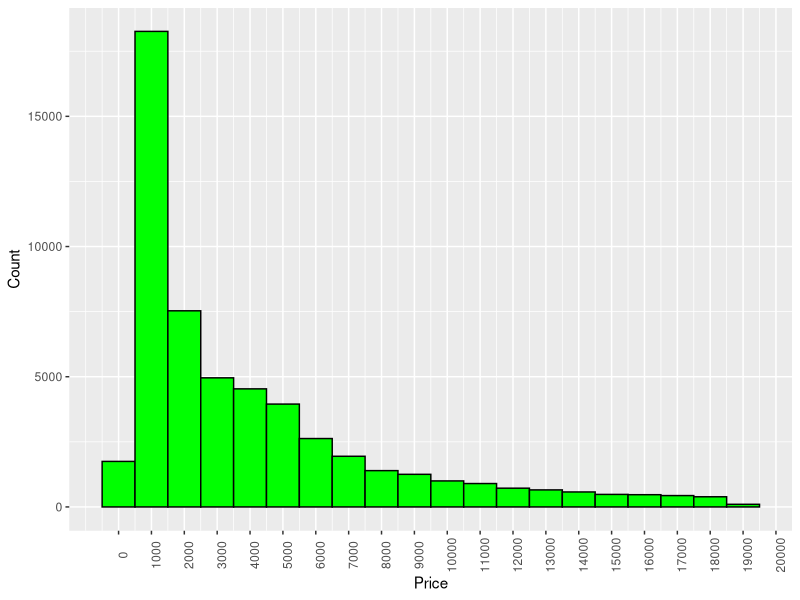
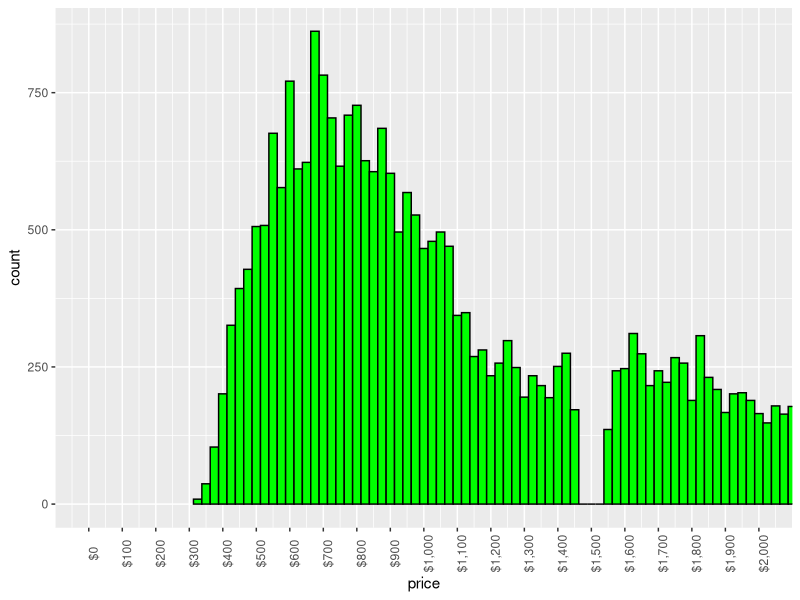

The R source for these figures, in order: (Note: this script raises an error after producing the figures.)
## ---- chunk 1
library(ggplot2)
library(gridExtra)
library(scales)
library(dplyr)


## ---- chunk 2
nrow(diamonds)
## ---- chunk 3
ncol(diamonds)
## ---- chunk 4
str(diamonds)
summary(diamonds)
## ---- chunk 5
levels(diamonds$color)
## ---- chunk 6
ggplot(diamonds, aes(x = price)) + 
  geom_histogram(color = "black", fill = "green", binwidth = 1000) + 
  scale_x_continuous(breaks = seq(0, 20000, 1000)) + 
  theme(axis.text.x = element_text(angle = 90)) + 
  xlab("Price") + 
  ylab("Count")
## ---- chunk 7
ggplot(diamonds, aes(x = price)) + 
  geom_histogram(color = "black", fill = "green", binwidth = 25) + 
  scale_x_continuous(labels=dollar, breaks = seq(0, 2000, 100)) + 
  theme(axis.text.x = element_text(angle = 90)) +
  coord_cartesian(c(0,2000))
xlab("Price") + 
  ylab("Count")
## ---- chunk 8
ggplot(diamonds, aes(x = price)) + 
  geom_histogram(color = "black", fill = "blue", binwidth = 25) + 
  scale_x_continuous(labels = dollar, breaks = seq(0, 4000, 100)) + 
  theme(axis.text.x = element_text(angle = 90)) + 
  coord_cartesian(c(0,4000)) +
  facet_grid(cut~.) + 
  xlab("Price") + ylab("Count")
## ---- chunk 9
summary(diamonds)
## ---- chunk 10
sum(diamonds$price < 800)
sum(diamonds$price < 350)
sum(diamonds$price >= 10000)
## ---- chunk 11
by(diamonds$price, diamonds$cut, max)
by(diamonds$price, diamonds$cut, min)
by(diamonds$price, diamonds$cut, median)
## ---- chunk 12
diamonds %>%
  group_by(cut) %>%
  summarise(max_price = max(price),
            min_price = min(price),
            median_price = median(price))
## ---- chunk 13
qplot(x = price, data = diamonds) + facet_wrap(~cut, scales = "free")
summary(diamonds$cut)
## ---- chunk 14
ggplot(diamonds, aes(x = price/carat)) + 
  geom_histogram(color = "dark blue", fill = "blue", binwidth = .05) + 
  theme(axis.text.x = element_text(angle = 0)) +
  scale_x_log10(expression(paste(Log[10], " of Price")),
                breaks = trans_breaks("log10", function(x) 10^x),
                labels = trans_format("log10", math_format(10^.x))) + 
  facet_grid(cut~., scale = "free") + ylab("Count")
## ---- chunk 15
ggplot(diamonds, aes(x = clarity, y = price, color = cut)) + 
  geom_boxplot() + 
  facet_grid(color~., margins = TRUE) 

diamonds %>%
  group_by(cut) %>%
  summarise(count = n(), 
            avg_price = mean(price))
## ---- chunk 16
IQR(subset(diamonds, price <1000)$price)

diamonds %>%
  group_by(color) %>%
  filter(color == "D") %>%
  summarise(Q1 = quantile(price, 0.25),
            Q2 = quantile(price, 0.50),
            Q3 = quantile(price, 0.75),
            IQR = Q3 - Q1)
## ---- chunk 17
IQR(subset(diamonds, price <1000)$price)

diamonds %>%
  group_by(color) %>%
  filter(color == "J") %>%
  summarise(Q1 = quantile(price, 0.25),
            Q2 = quantile(price, 0.50),
            Q3 = quantile(price, 0.75),
            IQR = Q3 - Q1)
